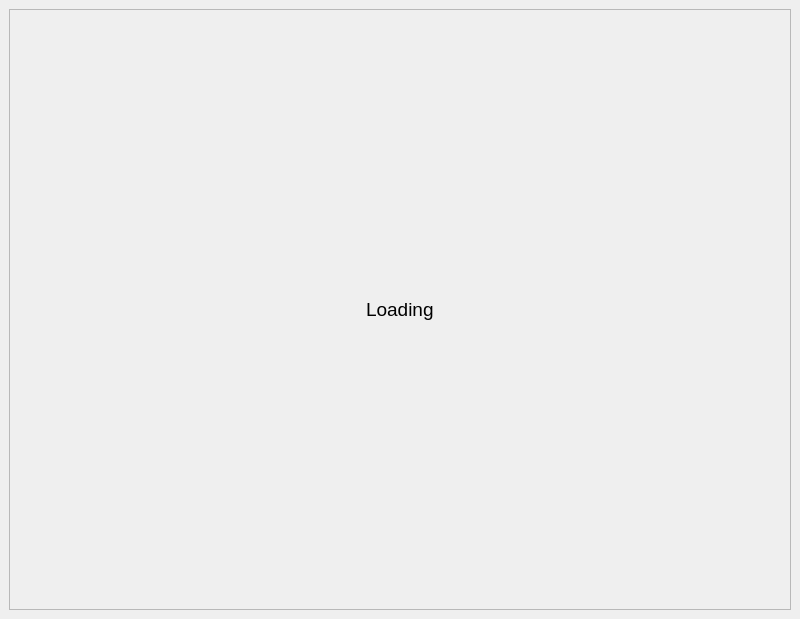
<?xml version="1.0" encoding="UTF-8"?>
<ui version="4.0">
 <class>pyqtmd</class>
 <widget class="QMainWindow" name="pyqtmd">
  <property name="geometry">
   <rect>
    <x>0</x>
    <y>0</y>
    <width>800</width>
    <height>619</height>
   </rect>
  </property>
  <property name="windowTitle">
   <string>pyqtmd</string>
  </property>
  <widget class="QWidget" name="centralwidget">
   <layout class="QVBoxLayout" name="verticalLayout">
    <item>
     <widget class="QScrollArea" name="scrollArea">
      <property name="widgetResizable">
       <bool>true</bool>
      </property>
      <widget class="QWidget" name="scrollAreaWidgetContents">
       <property name="geometry">
        <rect>
         <x>0</x>
         <y>0</y>
         <width>776</width>
         <height>595</height>
        </rect>
       </property>
       <layout class="QHBoxLayout" name="horizontalLayout">
        <item>
         <spacer name="horizontalSpacer">
          <property name="orientation">
           <enum>Qt::Horizontal</enum>
          </property>
          <property name="sizeHint" stdset="0">
           <size>
            <width>40</width>
            <height>20</height>
           </size>
          </property>
         </spacer>
        </item>
        <item>
         <layout class="QVBoxLayout" name="article_layout">
          <item>
           <widget class="QLabel" name="loading_label">
            <property name="font">
             <font>
              <pointsize>14</pointsize>
             </font>
            </property>
            <property name="text">
             <string>Loading</string>
            </property>
            <property name="textFormat">
             <enum>Qt::MarkdownText</enum>
            </property>
            <property name="wordWrap">
             <bool>true</bool>
            </property>
            <property name="textInteractionFlags">
             <set>Qt::LinksAccessibleByMouse|Qt::TextSelectableByMouse</set>
            </property>
           </widget>
          </item>
         </layout>
        </item>
        <item>
         <spacer name="horizontalSpacer_2">
          <property name="orientation">
           <enum>Qt::Horizontal</enum>
          </property>
          <property name="sizeHint" stdset="0">
           <size>
            <width>40</width>
            <height>20</height>
           </size>
          </property>
         </spacer>
        </item>
       </layout>
      </widget>
     </widget>
    </item>
   </layout>
  </widget>
 </widget>
 <resources/>
 <connections/>
</ui>
